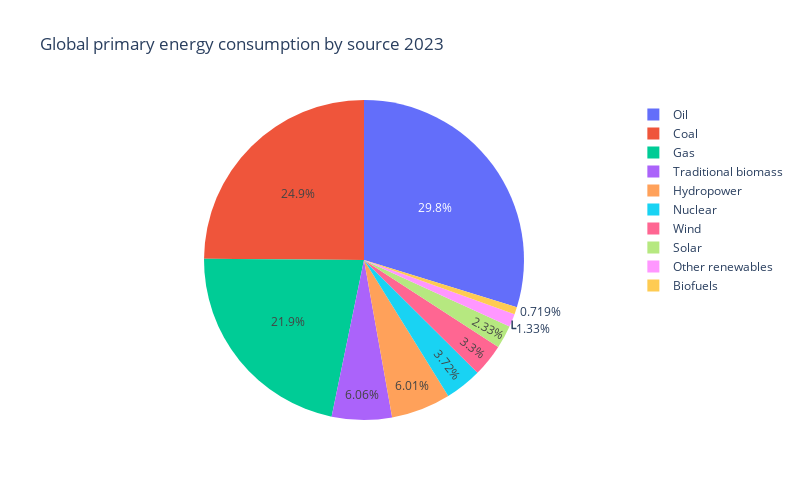

The notebook cell saved with this chart:
### Markdown cell above
2. Add a title to your chart by passing a string as the input `title` into the function `pie`; and customise the size of the figure by using the inputs `height` and `width`. Both have to be integers and correspond to the size of the figure in pixels.

### Code cell
fig = px.pie(df, values='Consumption', names='Source', 
             width=800, height=500,
             title='Global primary energy consumption by source 2023')
fig.show()

### Figure 1 — Plotly figure (JSON) as saved in the notebook; plotly's stock layout.template omitted (floating-point values rounded to 4 significant figures)
{"data": [{"domain": {"x": [0, 1], "y": [0, 1]}, "hovertemplate": "Source=%{label}<br>Consumption=%{value}<extra></extra>", "labels": ["Other renewables", "Biofuels", "Solar", "Wind", "Hydropower", "Nuclear", "Gas", "Oil", "Coal", "Traditional biomass"], "legendgroup": "", "name": "", "showlegend": true, "type": "pie", "values": [2428.0, 1318.0, 4264.0, 6040.0, 11010.0, 6824.0, 40100.0, 54564, 45560.0, 11111]}], "layout": {"height": 500, "legend": {"tracegroupgap": 0}, "title": {"text": "Global primary energy consumption by source 2023"}, "width": 800}}
